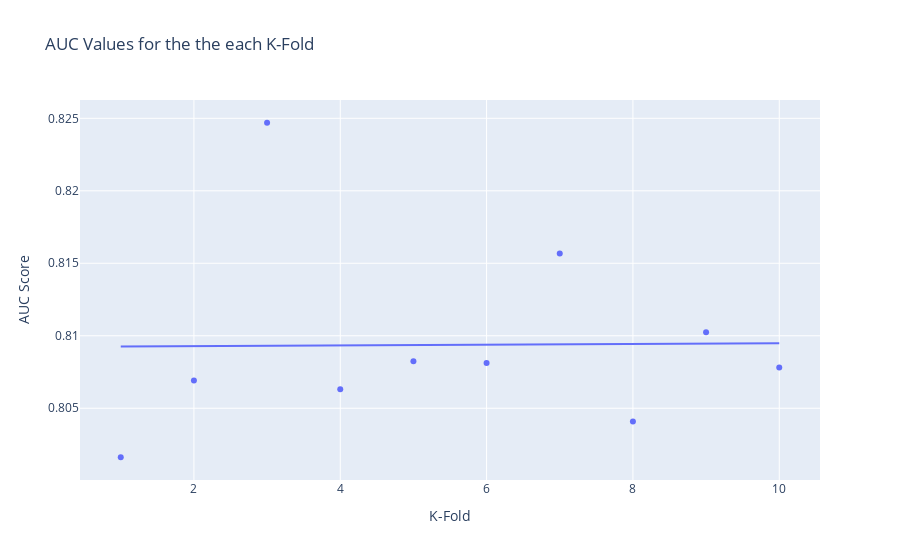

Notebook source saved alongside this figure:
### Code cell
x_axis = [i for i in range(1, num_of_folds + 1)]
fig = px.scatter( x = x_axis, y = auc_roc_scores,
                 labels = {"x": "K-Fold", "y": "AUC Score"},
                 trendline = 'ols',
                 title = 'AUC Values for the the each K-Fold' # add title parameter
)

fig.show()

### Figure 1 — Plotly figure (JSON) as saved in the notebook; plotly's stock layout.template omitted (floating-point values rounded to 4 significant figures)
{"data": [{"hovertemplate": "K-Fold=%{x}<br>AUC Score=%{y}<extra></extra>", "legendgroup": "", "marker": {"color": "#636efa", "symbol": "circle"}, "mode": "markers", "name": "", "orientation": "v", "showlegend": false, "type": "scatter", "x": [1, 2, 3, 4, 5, 6, 7, 8, 9, 10], "xaxis": "x", "y": [0.8016, 0.8069, 0.8247, 0.8063, 0.8082, 0.8081, 0.8157, 0.8041, 0.8102, 0.8078], "yaxis": "y"}, {"hovertemplate": "<b>OLS trendline</b><br>y = 2.37767e-05 * x + 0.80924<br>R<sup>2</sup>=0.000121<br><br>K-Fold=%{x}<br>AUC Score=%{y} <b>(trend)</b><extra></extra>", "legendgroup": "", "marker": {"color": "#636efa", "symbol": "circle"}, "mode": "lines", "name": "", "showlegend": false, "type": "scatter", "x": [1, 2, 3, 4, 5, 6, 7, 8, 9, 10], "xaxis": "x", "y": [0.8093, 0.8093, 0.8093, 0.8093, 0.8094, 0.8094, 0.8094, 0.8094, 0.8095, 0.8095], "yaxis": "y"}], "layout": {"legend": {"tracegroupgap": 0}, "title": {"text": "AUC Values for the the each K-Fold"}, "xaxis": {"anchor": "y", "domain": [0, 1], "title": {"text": "K-Fold"}}, "yaxis": {"anchor": "x", "domain": [0, 1], "title": {"text": "AUC Score"}}}}
